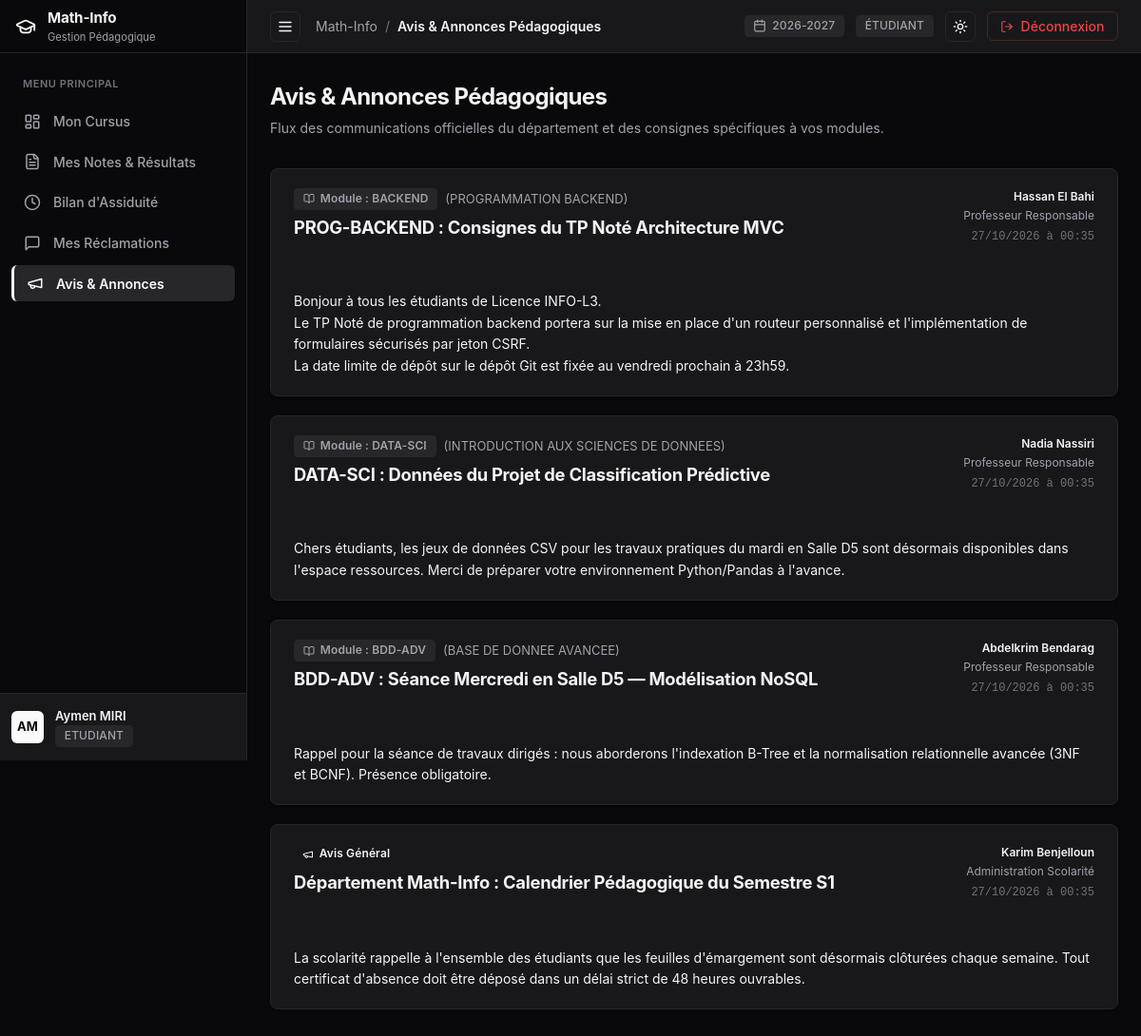
Screenshot of /etudiant/annonces (signed in) with the database file from the repository.
### tables this page shows
CREATE TABLE `utilisateurs` (
  `idUtilisateur` int NOT NULL AUTO_INCREMENT,
  `nom` varchar(100) NOT NULL,
  `prenom` varchar(100) NOT NULL,
  `email` varchar(150) NOT NULL,
  `motDePasse` varchar(255) NOT NULL,
  `role` enum('ADMIN','ENSEIGNANT','ETUDIANT') NOT NULL,
  `dateCreation` timestamp NULL DEFAULT CURRENT_TIMESTAMP,
  PRIMARY KEY (`idUtilisateur`),
  UNIQUE KEY `email` (`email`)
);

CREATE TABLE `annonces` (
  `idAnnonce` int NOT NULL AUTO_INCREMENT,
  `idAuteur` int NOT NULL,
  `titre` varchar(200) NOT NULL,
  `contenu` text NOT NULL,
  `datePublication` timestamp NULL DEFAULT CURRENT_TIMESTAMP,
  `portee` enum('GLOBALE','MODULE') NOT NULL DEFAULT 'GLOBALE',
  `idModule` int DEFAULT NULL,
  PRIMARY KEY (`idAnnonce`),
  KEY `idAuteur` (`idAuteur`),
  KEY `idModule` (`idModule`),
  CONSTRAINT `annonces_ibfk_1` FOREIGN KEY (`idAuteur`) REFERENCES `utilisateurs` (`idUtilisateur`) ON DELETE CASCADE,
  CONSTRAINT `annonces_ibfk_2` FOREIGN KEY (`idModule`) REFERENCES `modules` (`idModule`) ON DELETE CASCADE
);

CREATE TABLE `modules` (
  `idModule` int NOT NULL AUTO_INCREMENT,
  `code` varchar(20) NOT NULL,
  `intitule` varchar(150) NOT NULL,
  `semestre` enum('S1','S2','S3','S4') NOT NULL,
  `coefficient` float NOT NULL DEFAULT '1',
  `idFiliere` int NOT NULL,
  `idEnseignant` int DEFAULT NULL,
  PRIMARY KEY (`idModule`),
  UNIQUE KEY `code` (`code`),
  KEY `idFiliere` (`idFiliere`),
  KEY `idEnseignant` (`idEnseignant`),
  CONSTRAINT `modules_ibfk_1` FOREIGN KEY (`idFiliere`) REFERENCES `filieres` (`idFiliere`) ON DELETE CASCADE,
  CONSTRAINT `modules_ibfk_2` FOREIGN KEY (`idEnseignant`) REFERENCES `enseignants` (`idUtilisateur`) ON DELETE SET NULL
);

### src/Views/etudiant/annonces.php (the view, shortened to what the rows shown need)
<div class="content-container">
  <div style="margin-bottom: 2rem;">
    <h1 style="font-size: 1.5rem; font-weight: 700; letter-spacing: -0.025em; color: var(--text-main); margin-bottom: 0.25rem;">
      Avis & Annonces Pédagogiques
    </h1>
    <p style="color: var(--text-muted); font-size: 0.875rem;">
      Flux des communications officielles du département et des consignes spécifiques à vos modules.
    </p>
  </div>
  <?php if (empty($annonces)): ?>
    <div class="card" style="padding: 3.5rem; text-align: center; color: var(--text-muted);">
      <div style="margin-bottom: 0.75rem; color: var(--text-subtle);"><?= Icon::get('megaphone', 40) ?></div>
      <h3 style="font-size: 1rem; font-weight: 600; color: var(--text-main); margin-bottom: 0.25rem;">Aucune annonce disponible</h3>
      <p style="font-size: 0.875rem; color: var(--text-muted);">
        Vous êtes à jour ! Aucune nouvelle communication n'a été publiée pour votre cursus.
      </p>
    </div>
  <?php else: ?>
    <div style="display: flex; flex-direction: column; gap: 1.25rem;">
      <?php foreach ($annonces as $a): ?>
        <div class="card" style="padding: 1.25rem 1.5rem; transition: transform 0.15s ease, box-shadow 0.15s ease;">
          <div style="display: flex; justify-content: space-between; align-items: flex-start; gap: 1rem; margin-bottom: 0.75rem; flex-wrap: wrap;">
            <div>
              <div style="display: flex; align-items: center; gap: 0.5rem; margin-bottom: 0.25rem;">
                <?php if ($a['portee'] === 'GLOBALE'): ?>
                  <span class="badge badge-primary" style="font-size: 0.75rem; font-weight: 600;">
                    <?= Icon::get('megaphone', 12) ?> Avis Général
                  </span>
                <?php else: ?>
                  <span class="badge badge-neutral" style="font-size: 0.75rem; font-weight: 600;">
                    <?= Icon::get('book-open', 12) ?> Module : <?= htmlspecialchars($a['module_code']) ?>
                  </span>
                  <span style="font-size: 0.8125rem; color: var(--text-muted);">
                    (<?= htmlspecialchars($a['module_intitule']) ?>)
                  </span>
                <?php endif; ?>
              </div>
              <h2 style="font-size: 1.15rem; font-weight: 700; color: var(--text-main); letter-spacing: -0.015em; margin: 0.35rem 0 0 0;">
                <?= htmlspecialchars($a['titre']) ?>
              </h2>
            </div>
            <div style="text-align: right; font-size: 0.75rem; color: var(--text-subtle);">
              <div style="font-weight: 600; color: var(--text-main); margin-bottom: 2px;">
                <?= htmlspecialchars($a['auteur_prenom'] . ' ' . $a['auteur_nom']) ?>
              </div>
              <div style="color: var(--text-muted);">
                <?= htmlspecialchars($a['auteur_role'] === 'ADMIN' ? 'Administration Scolarité' : 'Professeur Responsable') ?>
              </div>
              <div style="margin-top: 4px; font-family: ui-monospace, monospace;">
                <?= date('d/m/Y à H:i', strtotime($a['datePublication'])) ?>
              </div>
            </div>
          </div>
          <div style="color: var(--text-main); font-size: 0.875rem; line-height: 1.6; white-space: pre-line; border-top: 1px solid var(--border-color); padding-top: 0.875rem;">
            <?= htmlspecialchars($a['contenu']) ?>
          </div>
        </div>
      <?php endforeach; ?>
    </div>
  <?php endif; ?>
</div>

### src/Utils/Icon.php (shortened to what the rows shown need)
<?php
class Icon {
    public static function get(string $name, int $size = 16, string $extraClass = ''): string {
        $classAttr = 'lucide-icon' . ($extraClass !== '' ? ' ' . $extraClass : '');
        $svgAttrs = sprintf(
            'xmlns="http://www.w3.org/2000/svg" width="%d" height="%d" viewBox="0 0 24 24" fill="none" stroke="currentColor" stroke-width="2" stroke-linecap="round" stroke-linejoin="round" class="%s"',
            $size,
            $size,
            htmlspecialchars($classAttr)
        );
        switch ($name) {
            case 'graduation-cap':
                return "<svg {$svgAttrs}><path d=\"M21.42 10.922a1 1 0 0 0-.019-1.838L12.83 5.18a2 2 0 0 0-1.66 0L2.6 9.08a1 1 0 0 0 0 1.832l8.57 3.908a2 2 0 0 0 1.66 0z\"/><path d=\"M22 10v6\"/><path d=\"M6 12.5V16a6 3 0 0 0 12 0v-3.5\"/></svg>";
            case 'layout-dashboard':
                return "<svg {$svgAttrs}><rect width=\"7\" height=\"9\" x=\"3\" y=\"3\" rx=\"1\"/><rect width=\"7\" height=\"5\" x=\"14\" y=\"3\" rx=\"1\"/><rect width=\"7\" height=\"9\" x=\"14\" y=\"12\" rx=\"1\"/><rect width=\"7\" height=\"5\" x=\"3\" y=\"16\" rx=\"1\"/></svg>";
            case 'book-open':
                return "<svg {$svgAttrs}><path d=\"M12 7v14\"/><path d=\"M3 18a1 1 0 0 1-1-1V4a1 1 0 0 1 1-1h5a4 4 0 0 1 4 4 4 4 0 0 1 4-4h5a1 1 0 0 1 1 1v13a1 1 0 0 1-1 1h-6a3 3 0 0 0-3 3 3 3 0 0 0-3-3z\"/></svg>";
            case 'file-text':
                return "<svg {$svgAttrs}><path d=\"M15 2H6a2 2 0 0 0-2 2v16a2 2 0 0 0 2 2h12a2 2 0 0 0 2-2V7Z\"/><path d=\"M14 2v4a2 2 0 0 0 2 2h4\"/><path d=\"M10 9H8\"/><path d=\"M16 13H8\"/><path d=\"M16 17H8\"/></svg>";
            case 'clock':
                return "<svg {$svgAttrs}><circle cx=\"12\" cy=\"12\" r=\"10\"/><polyline points=\"12 6 12 12 16 14\"/></svg>";
            case 'megaphone':
                return "<svg {$svgAttrs}><path d=\"m3 11 18-5v12L3 14v-3z\"/><path d=\"M11.6 16.8a3 3 0 1 1-5.8-1.6\"/></svg>";
            case 'calendar':
                return "<svg {$svgAttrs}><path d=\"M8 2v4\"/><path d=\"M16 2v4\"/><rect width=\"18\" height=\"18\" x=\"3\" y=\"4\" rx=\"2\"/><path d=\"M3 10h18\"/></svg>";
            case 'sun':
                return "<svg {$svgAttrs}><circle cx=\"12\" cy=\"12\" r=\"4\"/><path d=\"M12 2v2\"/><path d=\"M12 20v2\"/><path d=\"m4.93 4.93 1.41 1.41\"/><path d=\"m17.66 17.66 1.41 1.41\"/><path d=\"M2 12h2\"/><path d=\"M20 12h2\"/><path d=\"m6.34 17.66-1.41 1.41\"/><path d=\"m19.07 4.93-1.41 1.41\"/></svg>";
            case 'log-out':
                return "<svg {$svgAttrs}><path d=\"M9 21H5a2 2 0 0 1-2-2V5a2 2 0 0 1 2-2h4\"/><polyline points=\"16 17 21 12 16 7\"/><line x1=\"21\" x2=\"9\" y1=\"12\" y2=\"12\"/></svg>";
            case 'menu':
                return "<svg {$svgAttrs}><line x1=\"4\" x2=\"20\" y1=\"12\" y2=\"12\"/><line x1=\"4\" x2=\"20\" y1=\"6\" y2=\"6\"/><line x1=\"4\" x2=\"20\" y1=\"18\" y2=\"18\"/></svg>";
            case 'message-square':
                return "<svg {$svgAttrs}><path d=\"M21 15a2 2 0 0 1-2 2H7l-4 4V5a2 2 0 0 1 2-2h14a2 2 0 0 1 2 2z\"/></svg>";
        }
    }
}

### src/Views/layout/main.php (shortened to what the rows shown need)
<?php
$currentUser = Auth::user();
$currentRole = Auth::role();
$activeNav = $activeNav ?? 'dashboard';
?>
<!DOCTYPE html>
<html lang="fr" data-theme="dark">
<head>
  <link rel="stylesheet" href="/css/style.css">
</head>
<body class="app-shell">
  <aside id="sidebar" class="sidebar">
    <div class="sidebar-header">
      <a href="/" class="sidebar-brand">
        <span class="brand-icon"><?= Icon::get('graduation-cap', 22) ?></span>
        <div class="brand-text">
          <span class="brand-name">Math-Info</span>
          <span class="brand-sub">Gestion Pédagogique</span>
        </div>
      </a>
    </div>
    <nav class="sidebar-nav">
      <div class="nav-section-title">Menu Principal</div>
      <?php if ($currentRole === 'ADMIN'): ?>
        <a href="/admin/dashboard" class="nav-item <?= $activeNav === 'dashboard' ? 'active' : '' ?>">
          <span class="nav-icon"><?= Icon::get('layout-dashboard', 18) ?></span>
          <span class="nav-label">Tableau de bord</span>
        </a>
        <a href="/admin/filieres" class="nav-item <?= $activeNav === 'filieres' ? 'active' : '' ?>">
          <span class="nav-icon"><?= Icon::get('landmark', 18) ?></span>
          <span class="nav-label">Filières</span>
        </a>
        <a href="/admin/modules" class="nav-item <?= $activeNav === 'modules' ? 'active' : '' ?>">
          <span class="nav-icon"><?= Icon::get('book-open', 18) ?></span>
          <span class="nav-label">Modules</span>
        </a>
        <a href="/admin/utilisateurs" class="nav-item <?= $activeNav === 'utilisateurs' ? 'active' : '' ?>">
          <span class="nav-icon"><?= Icon::get('users', 18) ?></span>
          <span class="nav-label">Utilisateurs</span>
        </a>
        <a href="/admin/inscriptions" class="nav-item <?= $activeNav === 'inscriptions' ? 'active' : '' ?>">
          <span class="nav-icon"><?= Icon::get('clipboard-list', 18) ?></span>
          <span class="nav-label">Inscriptions</span>
        </a>
        <a href="/admin/annonces" class="nav-item <?= $activeNav === 'annonces' ? 'active' : '' ?>">
          <span class="nav-icon"><?= Icon::get('megaphone', 18) ?></span>
          <span class="nav-label">Annonces</span>
        </a>
        <a href="/admin/audit" class="nav-item <?= $activeNav === 'audit' ? 'active' : '' ?>">
          <span class="nav-icon"><?= Icon::get('shield-check', 18) ?></span>
          <span class="nav-label">Journal d'Audit</span>
        </a>
        <a href="/admin/reclamations" class="nav-item <?= $activeNav === 'reclamations' ? 'active' : '' ?>">
          <span class="nav-icon"><?= Icon::get('message-square', 18) ?></span>
          <span class="nav-label">Réclamations</span>
        </a>
      <?php elseif ($currentRole === 'ETUDIANT'): ?>
        <a href="/etudiant/dashboard" class="nav-item <?= $activeNav === 'dashboard' ? 'active' : '' ?>">
          <span class="nav-icon"><?= Icon::get('layout-dashboard', 18) ?></span>
          <span class="nav-label">Mon Cursus</span>
        </a>
        <a href="/etudiant/notes" class="nav-item <?= $activeNav === 'notes' ? 'active' : '' ?>">
          <span class="nav-icon"><?= Icon::get('file-text', 18) ?></span>
          <span class="nav-label">Mes Notes & Résultats</span>
        </a>
        <a href="/etudiant/absences" class="nav-item <?= $activeNav === 'absences' ? 'active' : '' ?>">
          <span class="nav-icon"><?= Icon::get('clock', 18) ?></span>
          <span class="nav-label">Bilan d'Assiduité</span>
        </a>
        <a href="/etudiant/reclamations" class="nav-item <?= $activeNav === 'reclamations' ? 'active' : '' ?>">
          <span class="nav-icon"><?= Icon::get('message-square', 18) ?></span>
          <span class="nav-label">Mes Réclamations</span>
        </a>
        <a href="/etudiant/annonces" class="nav-item <?= $activeNav === 'annonces' ? 'active' : '' ?>">
          <span class="nav-icon"><?= Icon::get('megaphone', 18) ?></span>
          <span class="nav-label">Avis & Annonces</span>
        </a>
      <?php endif; ?>
    </nav>
    <div class="sidebar-footer">
      <div class="user-profile-widget">
        <div class="user-avatar">
          <?= strtoupper(substr($currentUser ? $currentUser->getPrenom() : 'U', 0, 1) . substr($currentUser ? $currentUser->getNom() : 'S', 0, 1)) ?>
        </div>
        <div class="user-meta">
          <span class="user-name"><?= htmlspecialchars($currentUser ? $currentUser->getNomComplet() : 'Utilisateur') ?></span>
          <span class="user-role-badge badge badge-neutral"><?= htmlspecialchars($currentRole ?? '') ?></span>
        </div>
      </div>
    </div>
  </aside>
  <div class="main-wrapper">
    <header class="app-topbar">
      <div class="topbar-left">
        <button id="sidebarToggle" class="btn btn-icon sidebar-toggle-btn-topbar" title="Basculer le menu" aria-label="Menu">
          <?= Icon::get('menu', 18) ?>
        </button>
        <div class="breadcrumb">
          <span class="breadcrumb-root">Math-Info</span>
          <span class="breadcrumb-sep">/</span>
          <span class="breadcrumb-current"><?= htmlspecialchars($title ?? 'Dashboard') ?></span>
        </div>
      </div>
      <div class="topbar-right">
        <div class="badge badge-neutral" title="Année Universitaire en cours">
          <?= Icon::get('calendar', 14) ?>
          <span>2026-2027</span>
        </div>
        <?php if ($currentRole === 'ADMIN'): ?>
          <span class="badge badge-warning">ADMIN</span>
        <?php elseif ($currentRole === 'ENSEIGNANT'): ?>
          <span class="badge badge-neutral">ENSEIGNANT</span>
        <?php else: ?>
          <span class="badge badge-neutral">ÉTUDIANT</span>
        <?php endif; ?>
        <button id="themeToggle" class="btn btn-icon" title="Basculer Mode Clair/Sombre" aria-label="Basculer Thème">
          <span id="themeIcon"><?= Icon::get('sun', 16) ?></span>
        </button>
        <a href="/logout" class="btn btn-destructive" title="Déconnexion">
          <?= Icon::get('log-out', 14) ?>
          <span class="desktop-only">Déconnexion</span>
        </a>
      </div>
    </header>
    <main class="page-content">
      <div class="content-container">
        <?= $content ?>
      </div>
    </main>
  </div>
</body>
</html>

### rows the page displays
utilisateurs: prenom+nom "AM", prenom+nom "Aymen MIRI"
annonces: idModule.code "BACKEND", idModule.intitule "PROGRAMMATION BACKEND", titre "PROG-BACKEND : Consignes du TP Noté Architecture MVC", idAuteur.nom "Hassan El Bahi", idAuteur.role "Professeur Responsable", datePublication "27/10/2026 à 00:35", contenu "Bonjour à tous les étudiants de Licence INFO-L3. Le TP Noté de programmation backend portera sur la mise en place d'un routeur personnalisé et l'implémentation de formulaires sécurisés par jeton CSRF. La date limite de dépôt sur le dépôt Git est fixée au vendredi prochain à 23h59."
annonces: idModule.code "DATA-SCI", idModule.intitule "INTRODUCTION AUX SCIENCES DE DONNEES", titre "DATA-SCI : Données du Projet de Classification Prédictive", idAuteur.nom "Nadia Nassiri", idAuteur.role "Professeur Responsable", datePublication "27/10/2026 à 00:35", contenu "Chers étudiants, les jeux de données CSV pour les travaux pratiques du mardi en Salle D5 sont désormais disponibles dans l'espace ressources. Merci de préparer votre environnement Python/Pandas à l'avance."
annonces: idModule.code "BDD-ADV", idModule.intitule "BASE DE DONNEE AVANCEE", titre "BDD-ADV : Séance Mercredi en Salle D5 — Modélisation NoSQL", idAuteur.nom "Abdelkrim Bendarag", idAuteur.role "Professeur Responsable", datePublication "27/10/2026 à 00:35", contenu "Rappel pour la séance de travaux dirigés : nous aborderons l'indexation B-Tree et la normalisation relationnelle avancée (3NF et BCNF). Présence obligatoire."
annonces: titre "Département Math-Info : Calendrier Pédagogique du Semestre S1", idAuteur.nom "Karim Benjelloun", idAuteur.role "Administration Scolarité", datePublication "27/10/2026 à 00:35", contenu "La scolarité rappelle à l'ensemble des étudiants que les feuilles d'émargement sont désormais clôturées chaque semaine. Tout certificat d'absence doit être déposé dans un délai strict de 48 heures ouvrables."

### other values shown
$currentRole "ETUDIANT"
$title "Avis & Annonces Pédagogiques"
